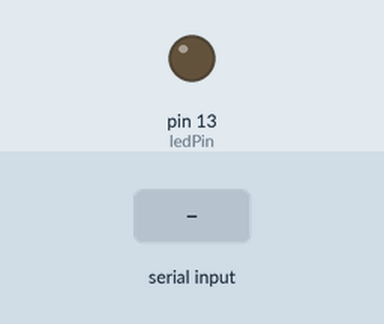
The sketch below on a simulated Arduino Uno, built with avr-gcc and run on an emulated ATmega328P. Parts: output pins drawn as LEDs (lit = HIGH). The inputs (shaded band) are chosen by the test bench.

Above: at 1.2 s.
1.3 s: "1" received over Serial
At 2.0 s:
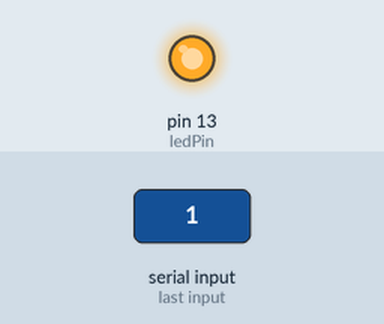
2.8 s: "0" received over Serial
At 3.1 s:
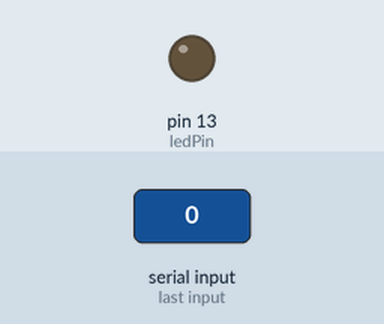
Timing chart, 0 to 5.8 s (numbered marks = the images above; inputs shaded):
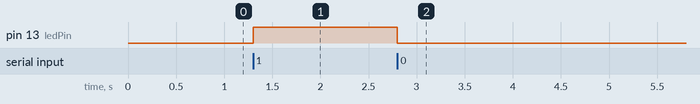

The sketch:

serial_monitor.ino
```cpp
char commandValue; // данные, поступаемые с последовательного порта
int ledPin = 13; // встроенный светодиод
char but;
int data;
void setup() {
  pinMode(ledPin, OUTPUT); // режим на вывод данных
  Serial.begin(9600);
  but='0';
}

void loop() {
  if (Serial.available()) {
    commandValue = Serial.read();
  }

  if (commandValue == '1') {
    but=commandValue;
    digitalWrite(ledPin, HIGH); // включаем светодиод
      }
  if (commandValue == '0') {
    but=commandValue;
    digitalWrite(ledPin, LOW); // в противном случае выключаем
  }
  if (commandValue == '2') {
    if (but=='1'){
      data=123;
      }
    if (but=='0'){
      data=100;
      }
    Serial.print('x');
    Serial.println(data);
   }
  commandValue='x';
 // задержка перед следующим чтением данных
}
```

Measured:
- after the input at 1.3 s, pin 13 (ledPin): LOW → HIGH at once
- after the input at 2.8 s, pin 13 (ledPin): HIGH → LOW at once
